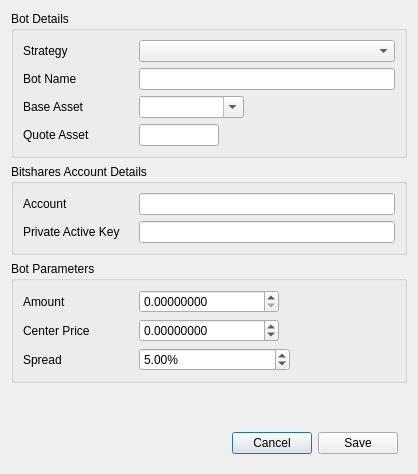
<?xml version="1.0" encoding="UTF-8"?>
<ui version="4.0">
 <class>Dialog</class>
 <widget class="QDialog" name="Dialog">
  <property name="geometry">
   <rect>
    <x>0</x>
    <y>0</y>
    <width>418</width>
    <height>474</height>
   </rect>
  </property>
  <property name="windowTitle">
   <string>DEXBot - Create Bot</string>
  </property>
  <property name="modal">
   <bool>true</bool>
  </property>
  <layout class="QGridLayout" name="gridLayout">
   <item row="4" column="0">
    <widget class="QWidget" name="widget" native="true">
     <property name="sizePolicy">
      <sizepolicy hsizetype="Preferred" vsizetype="Fixed">
       <horstretch>0</horstretch>
       <verstretch>0</verstretch>
      </sizepolicy>
     </property>
     <layout class="QHBoxLayout" name="horizontalLayout_2">
      <item>
       <spacer name="horizontalSpacer">
        <property name="orientation">
         <enum>Qt::Horizontal</enum>
        </property>
        <property name="sizeHint" stdset="0">
         <size>
          <width>179</width>
          <height>20</height>
         </size>
        </property>
       </spacer>
      </item>
      <item>
       <widget class="QPushButton" name="cancel_button">
        <property name="sizePolicy">
         <sizepolicy hsizetype="Fixed" vsizetype="Fixed">
          <horstretch>0</horstretch>
          <verstretch>0</verstretch>
         </sizepolicy>
        </property>
        <property name="cursor">
         <cursorShape>PointingHandCursor</cursorShape>
        </property>
        <property name="text">
         <string>Cancel</string>
        </property>
       </widget>
      </item>
      <item>
       <widget class="QPushButton" name="save_button">
        <property name="sizePolicy">
         <sizepolicy hsizetype="Fixed" vsizetype="Fixed">
          <horstretch>0</horstretch>
          <verstretch>0</verstretch>
         </sizepolicy>
        </property>
        <property name="cursor">
         <cursorShape>PointingHandCursor</cursorShape>
        </property>
        <property name="text">
         <string>Save</string>
        </property>
       </widget>
      </item>
     </layout>
    </widget>
   </item>
   <item row="3" column="0">
    <spacer name="verticalSpacer">
     <property name="orientation">
      <enum>Qt::Vertical</enum>
     </property>
     <property name="sizeHint" stdset="0">
      <size>
       <width>20</width>
       <height>40</height>
      </size>
     </property>
    </spacer>
   </item>
   <item row="1" column="0">
    <widget class="QGroupBox" name="groupBox_2">
     <property name="title">
      <string>Bitshares Account Details</string>
     </property>
     <layout class="QFormLayout" name="formLayout_2">
      <property name="rowWrapPolicy">
       <enum>QFormLayout::WrapLongRows</enum>
      </property>
      <item row="0" column="0">
       <widget class="QLabel" name="account_label">
        <property name="sizePolicy">
         <sizepolicy hsizetype="Fixed" vsizetype="Preferred">
          <horstretch>0</horstretch>
          <verstretch>0</verstretch>
         </sizepolicy>
        </property>
        <property name="minimumSize">
         <size>
          <width>110</width>
          <height>0</height>
         </size>
        </property>
        <property name="maximumSize">
         <size>
          <width>110</width>
          <height>16777215</height>
         </size>
        </property>
        <property name="text">
         <string>Account</string>
        </property>
        <property name="buddy">
         <cstring>account_input</cstring>
        </property>
       </widget>
      </item>
      <item row="0" column="1">
       <widget class="QLineEdit" name="account_input"/>
      </item>
      <item row="1" column="0">
       <widget class="QLabel" name="private_key_label">
        <property name="sizePolicy">
         <sizepolicy hsizetype="Fixed" vsizetype="Preferred">
          <horstretch>0</horstretch>
          <verstretch>0</verstretch>
         </sizepolicy>
        </property>
        <property name="minimumSize">
         <size>
          <width>110</width>
          <height>0</height>
         </size>
        </property>
        <property name="maximumSize">
         <size>
          <width>110</width>
          <height>16777215</height>
         </size>
        </property>
        <property name="text">
         <string>Private Active Key</string>
        </property>
        <property name="scaledContents">
         <bool>false</bool>
        </property>
        <property name="wordWrap">
         <bool>true</bool>
        </property>
        <property name="buddy">
         <cstring>private_key_input</cstring>
        </property>
       </widget>
      </item>
      <item row="1" column="1">
       <widget class="QLineEdit" name="private_key_input">
        <property name="sizePolicy">
         <sizepolicy hsizetype="Preferred" vsizetype="Fixed">
          <horstretch>0</horstretch>
          <verstretch>0</verstretch>
         </sizepolicy>
        </property>
        <property name="echoMode">
         <enum>QLineEdit::Password</enum>
        </property>
        <property name="clearButtonEnabled">
         <bool>false</bool>
        </property>
       </widget>
      </item>
     </layout>
    </widget>
   </item>
   <item row="2" column="0">
    <widget class="QGroupBox" name="groupBox_3">
     <property name="title">
      <string>Bot Parameters</string>
     </property>
     <layout class="QFormLayout" name="formLayout">
      <item row="0" column="0">
       <widget class="QLabel" name="amount_label">
        <property name="sizePolicy">
         <sizepolicy hsizetype="Maximum" vsizetype="Preferred">
          <horstretch>0</horstretch>
          <verstretch>0</verstretch>
         </sizepolicy>
        </property>
        <property name="minimumSize">
         <size>
          <width>110</width>
          <height>0</height>
         </size>
        </property>
        <property name="maximumSize">
         <size>
          <width>110</width>
          <height>16777215</height>
         </size>
        </property>
        <property name="text">
         <string>Amount</string>
        </property>
        <property name="buddy">
         <cstring>amount_input</cstring>
        </property>
       </widget>
      </item>
      <item row="0" column="1">
       <widget class="QDoubleSpinBox" name="amount_input">
        <property name="sizePolicy">
         <sizepolicy hsizetype="Fixed" vsizetype="Fixed">
          <horstretch>0</horstretch>
          <verstretch>0</verstretch>
         </sizepolicy>
        </property>
        <property name="minimumSize">
         <size>
          <width>140</width>
          <height>0</height>
         </size>
        </property>
        <property name="locale">
         <locale language="English" country="UnitedStates"/>
        </property>
        <property name="decimals">
         <number>8</number>
        </property>
        <property name="maximum">
         <double>999999999.998999953269958</double>
        </property>
       </widget>
      </item>
      <item row="1" column="0">
       <widget class="QLabel" name="center_price_label">
        <property name="sizePolicy">
         <sizepolicy hsizetype="Maximum" vsizetype="Preferred">
          <horstretch>0</horstretch>
          <verstretch>0</verstretch>
         </sizepolicy>
        </property>
        <property name="minimumSize">
         <size>
          <width>110</width>
          <height>0</height>
         </size>
        </property>
        <property name="maximumSize">
         <size>
          <width>110</width>
          <height>16777215</height>
         </size>
        </property>
        <property name="text">
         <string>Center Price</string>
        </property>
        <property name="buddy">
         <cstring>center_price_input</cstring>
        </property>
       </widget>
      </item>
      <item row="1" column="1">
       <widget class="QDoubleSpinBox" name="center_price_input">
        <property name="sizePolicy">
         <sizepolicy hsizetype="Fixed" vsizetype="Fixed">
          <horstretch>0</horstretch>
          <verstretch>0</verstretch>
         </sizepolicy>
        </property>
        <property name="minimumSize">
         <size>
          <width>140</width>
          <height>0</height>
         </size>
        </property>
        <property name="locale">
         <locale language="English" country="UnitedStates"/>
        </property>
        <property name="accelerated">
         <bool>false</bool>
        </property>
        <property name="showGroupSeparator" stdset="0">
         <bool>false</bool>
        </property>
        <property name="decimals">
         <number>8</number>
        </property>
        <property name="minimum">
         <double>-999999999.998999953269958</double>
        </property>
        <property name="maximum">
         <double>999999999.998999953269958</double>
        </property>
       </widget>
      </item>
      <item row="2" column="0">
       <widget class="QLabel" name="spread_label">
        <property name="sizePolicy">
         <sizepolicy hsizetype="Maximum" vsizetype="Preferred">
          <horstretch>0</horstretch>
          <verstretch>0</verstretch>
         </sizepolicy>
        </property>
        <property name="minimumSize">
         <size>
          <width>110</width>
          <height>0</height>
         </size>
        </property>
        <property name="maximumSize">
         <size>
          <width>110</width>
          <height>16777215</height>
         </size>
        </property>
        <property name="text">
         <string>Spread</string>
        </property>
        <property name="buddy">
         <cstring>spread_input</cstring>
        </property>
       </widget>
      </item>
      <item row="2" column="1">
       <widget class="QDoubleSpinBox" name="spread_input">
        <property name="sizePolicy">
         <sizepolicy hsizetype="Fixed" vsizetype="Fixed">
          <horstretch>0</horstretch>
          <verstretch>0</verstretch>
         </sizepolicy>
        </property>
        <property name="minimumSize">
         <size>
          <width>151</width>
          <height>0</height>
         </size>
        </property>
        <property name="locale">
         <locale language="English" country="UnitedStates"/>
        </property>
        <property name="suffix">
         <string>%</string>
        </property>
        <property name="maximum">
         <double>100000.000000000000000</double>
        </property>
        <property name="value">
         <double>5.000000000000000</double>
        </property>
       </widget>
      </item>
     </layout>
    </widget>
   </item>
   <item row="0" column="0">
    <widget class="QGroupBox" name="groupBox">
     <property name="title">
      <string>Bot Details</string>
     </property>
     <layout class="QFormLayout" name="formLayout_3">
      <item row="0" column="0">
       <widget class="QLabel" name="strategy_label">
        <property name="minimumSize">
         <size>
          <width>110</width>
          <height>0</height>
         </size>
        </property>
        <property name="maximumSize">
         <size>
          <width>110</width>
          <height>16777215</height>
         </size>
        </property>
        <property name="text">
         <string>Strategy</string>
        </property>
        <property name="buddy">
         <cstring>strategy_input</cstring>
        </property>
       </widget>
      </item>
      <item row="0" column="1">
       <widget class="QComboBox" name="strategy_input">
        <property name="currentIndex">
         <number>-1</number>
        </property>
       </widget>
      </item>
      <item row="1" column="0">
       <widget class="QLabel" name="bot_name_label">
        <property name="minimumSize">
         <size>
          <width>110</width>
          <height>0</height>
         </size>
        </property>
        <property name="maximumSize">
         <size>
          <width>110</width>
          <height>16777215</height>
         </size>
        </property>
        <property name="text">
         <string>Bot Name</string>
        </property>
        <property name="buddy">
         <cstring>bot_name_input</cstring>
        </property>
       </widget>
      </item>
      <item row="1" column="1">
       <widget class="QLineEdit" name="bot_name_input"/>
      </item>
      <item row="2" column="0">
       <widget class="QLabel" name="base_asset_label">
        <property name="minimumSize">
         <size>
          <width>110</width>
          <height>0</height>
         </size>
        </property>
        <property name="maximumSize">
         <size>
          <width>110</width>
          <height>16777215</height>
         </size>
        </property>
        <property name="text">
         <string>Base Asset</string>
        </property>
       </widget>
      </item>
      <item row="3" column="0">
       <widget class="QLabel" name="quote_asset_label">
        <property name="minimumSize">
         <size>
          <width>110</width>
          <height>0</height>
         </size>
        </property>
        <property name="maximumSize">
         <size>
          <width>110</width>
          <height>16777215</height>
         </size>
        </property>
        <property name="text">
         <string>Quote Asset</string>
        </property>
        <property name="buddy">
         <cstring>quote_asset_input</cstring>
        </property>
       </widget>
      </item>
      <item row="3" column="1">
       <widget class="QLineEdit" name="quote_asset_input">
        <property name="sizePolicy">
         <sizepolicy hsizetype="Fixed" vsizetype="Fixed">
          <horstretch>0</horstretch>
          <verstretch>0</verstretch>
         </sizepolicy>
        </property>
        <property name="maximumSize">
         <size>
          <width>80</width>
          <height>16777215</height>
         </size>
        </property>
       </widget>
      </item>
      <item row="2" column="1">
       <widget class="QComboBox" name="base_asset_input">
        <property name="sizePolicy">
         <sizepolicy hsizetype="Fixed" vsizetype="Fixed">
          <horstretch>0</horstretch>
          <verstretch>0</verstretch>
         </sizepolicy>
        </property>
        <property name="minimumSize">
         <size>
          <width>105</width>
          <height>0</height>
         </size>
        </property>
        <property name="editable">
         <bool>true</bool>
        </property>
       </widget>
      </item>
     </layout>
    </widget>
   </item>
  </layout>
 </widget>
 <tabstops>
  <tabstop>strategy_input</tabstop>
  <tabstop>bot_name_input</tabstop>
  <tabstop>base_asset_input</tabstop>
  <tabstop>quote_asset_input</tabstop>
  <tabstop>account_input</tabstop>
  <tabstop>private_key_input</tabstop>
  <tabstop>amount_input</tabstop>
  <tabstop>center_price_input</tabstop>
  <tabstop>spread_input</tabstop>
  <tabstop>save_button</tabstop>
  <tabstop>cancel_button</tabstop>
 </tabstops>
 <resources/>
 <connections/>
</ui>
